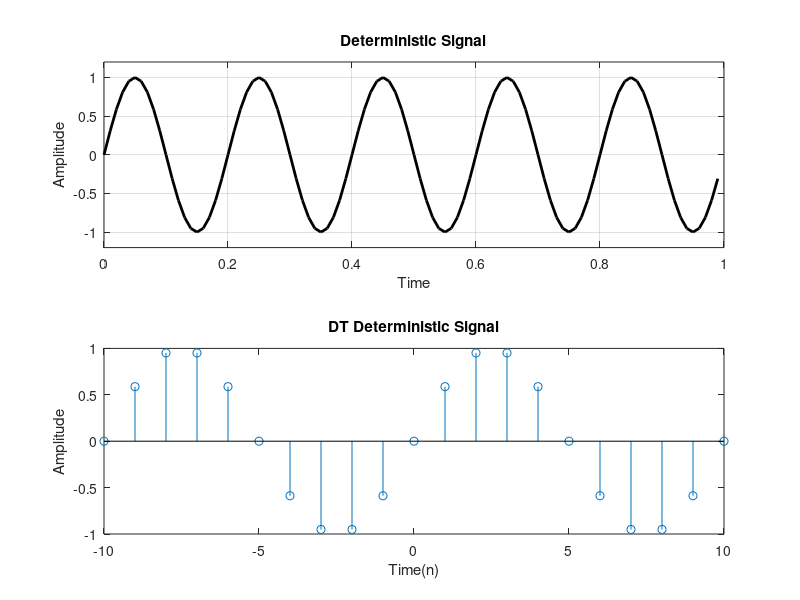
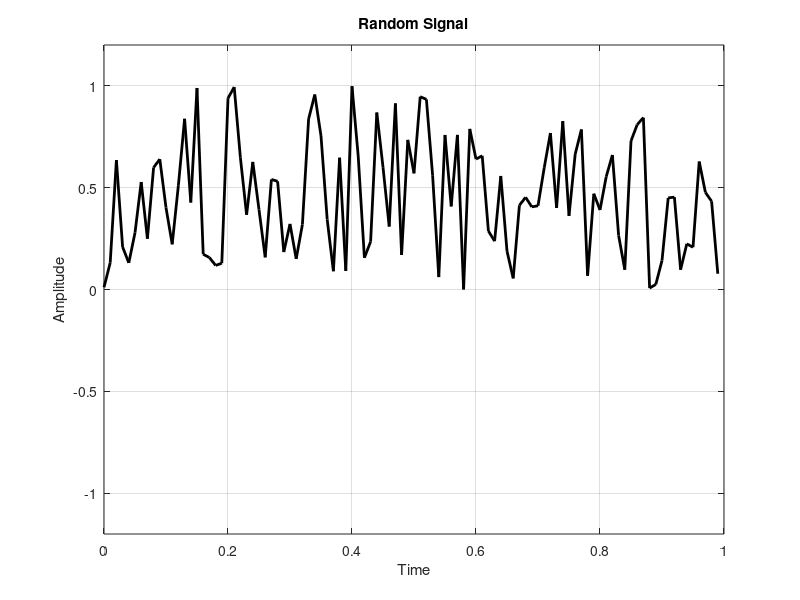
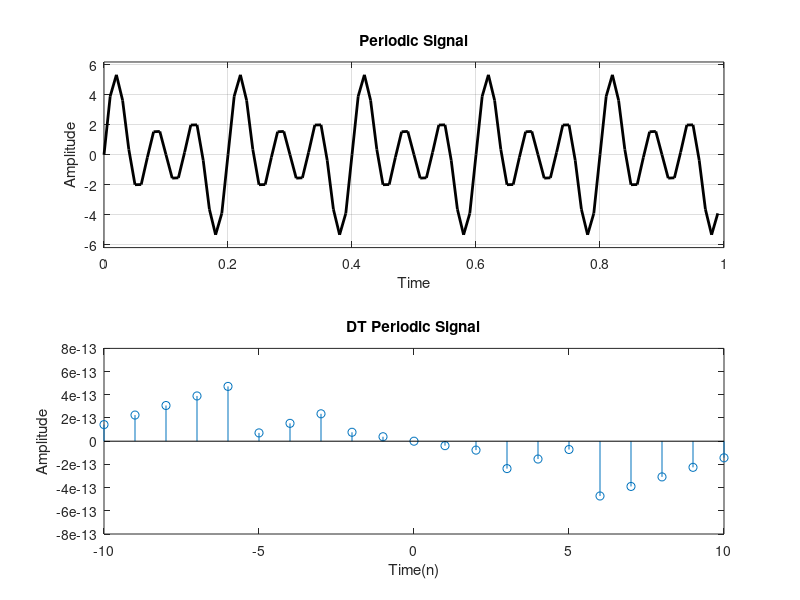
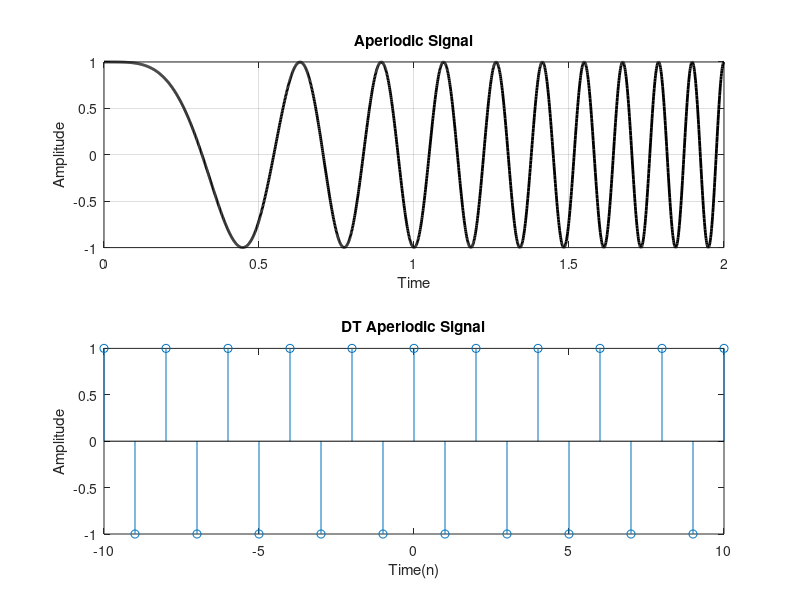

Here is the MATLAB script that generated these plots, in order: (Note: this script raises an error after producing the figures.)
 %% Classification of Signals
 %%
 clc;
 clear all;
 close all;
 %%
figure(1)
Amp=1;
Freq=5;
Fsam=100;
Tsam = 1/Fsam;

t = 0:Tsam:1;
y = Amp*sin(2*pi*Freq*t);

subplot(211)
plot(t(1:100),y(1:100),'k','LineWidth',2);
grid on;
axis([0 1 -1.2 1.2])

title('Deterministic Signal');
xlabel('Time');
ylabel('Amplitude');

power_theoretical =(Amp^2/4)*2;
10*log10(power_theoretical/2);
n1 = -10:1:10;
y1 = Amp*sin(2*pi*1/10*n1);

subplot(212)
stem(n1,y1)
xlabel('Time(n)');
ylabel('Amplitude');
title('DT Deterministic Signal');

%% Random Signal
figure(2)

Amp = rand(200,1);
Freq =5;
Fsam = 100;
Tsam = 1/Fsam;
PhShift = 0;
t = 0:Tsam:1;

y=Amp*cos(2*pi*Freq*t+PhShift);
plot(t(1:100),y(1:100),'k','Linewidth',2);
grid on;
axis([0 1 -1.2 1.2])
title('Random Signal');
xlabel('Time');
ylabel('Amplitude');

%% Periodic Signal
figure(3)

Amp1 =1;
Amp2= 2;
Amp3 =3;

Freq1 = 5;
Freq2 = 10;
Freq3 = 15;

Fsam = 100;
Tsam = 1/Fsam;

PhShift =0;
t = 0:Tsam:1;

y = Amp1* sin(2*pi*Freq1*t+PhShift) + Amp2*sin(2*pi*Freq2*t+PhShift)+ Amp3*sin(2*pi*Freq3*t+PhShift);
subplot(211)
plot(t(1:100),y(1:100),'k','Linewidth',2);
grid on;

axis([0 1 -6.2 6.2])
title('Periodic Signal');
xlabel('Time');
ylabel('Amplitude');

y3 = Amp1* sin(2*pi*Freq1*n1+PhShift) + Amp2*sin(2*pi*Freq2*n1+PhShift)+ Amp3*sin(2*pi*Freq3*n1+PhShift);

subplot(212)
stem(n1,y3)
xlabel('Time(n)');
ylabel('Amplitude');
title('DT Periodic Signal');

%% Aperiodic Signal
figure(4)

Fsam =1000;
Tsam = 1/Fsam;
t = 0:Tsam:2;

y=chirp(t,0,1,5);  %start f =0Hz,cross f =5Hz at 1 sec;

subplot(211)
plot(t,y,'k','Linewidth',2)
grid on;

title('Aperiodic Signal')
xlabel('Time')
ylabel('Amplitude')

y1 = chirp(n1,0,1,5);
subplot(212)
stem(n1,y1);
title('DT Aperiodic Signal')
xlabel('Time(n)')
ylabel('Amplitude')

%% Energy and Power
figure(5);
syms t;

X = -2:0.5:10;
Y = exp(-X/2);
subplot(211)
plot(X,Y)

title('Energy Signal');
xlabel('Time');
ylabel('Amplitude');


Y1 =  exp(-n1/2);
subplot(212)
stem(n1,Y1);
title('DT Energy Signal');
xlabel('Time');
ylabel('Amplitude');

%% Plotting Power Signal
figure(5)

Fsam = 1024;
t = 0:1/Fsam:1-(1-Fsam);
Amp = 1;
Freq1 = 128;
x = Amp*sin(2*pi*Freq1*t);

subplot(211)
idx=1:128;
plot(t(idx),x(idx))
grid on;

title('Power Signal')
ylabel('Amplitude')
xlabel('Time')
axis tight

subplot(212)
idx1 = 1:50;
stem(t(idx1),x(idx1))
title('DT power signal')
ylabel('Amplitude')
xlabel('Time')

power_theoretical = (Amp^2/4)*2;
10*log10(power_theoretical/2)

%% Even & Odd Signals

t =-3:0.01:3;
x = @(t) exp(-t).*(t>0)+0.5*(t==0)

xe = (x(t) + x(-t))/2;
xo = (x(t) - x(-t))/2;

subplot(311)
plot(t,x(t))
title('Original signal')
ylabel('Amplitude')
xlabel('Time')

subplot(312)
plot(t,xe)
title('Even part of signal')
ylabel('Amplitude')
xlabel('Time')

subplot(313)
plot(t,xo)
title('Odd part of signal')
ylabel('Amplitude')
xlabel('Time')

%% Even Odd Discrete
figure()
n =-10:1:10;
x = @(n) exp(-n).*(n>0)+0.5*(n==0)

xe = (x(n) + x(-n))/2;
xo = (x(n) - x(-n))/2;

subplot(311)
stem(n,x(n))
title(' DT Original signal')
ylabel('Amplitude')
xlabel('Time')

subplot(312)
stem(n,xe)
title('Even part of signal')
ylabel('Amplitude')
xlabel('Time')

subplot(313)
stem(n,xo)
title('Odd part of signal')
ylabel('Amplitude')
xlabel('Time')

